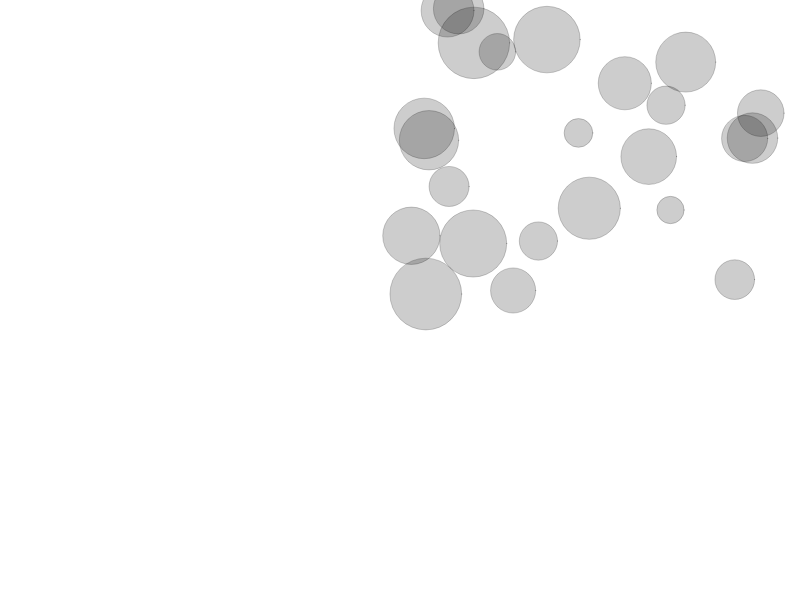
Frame 1 (no input)
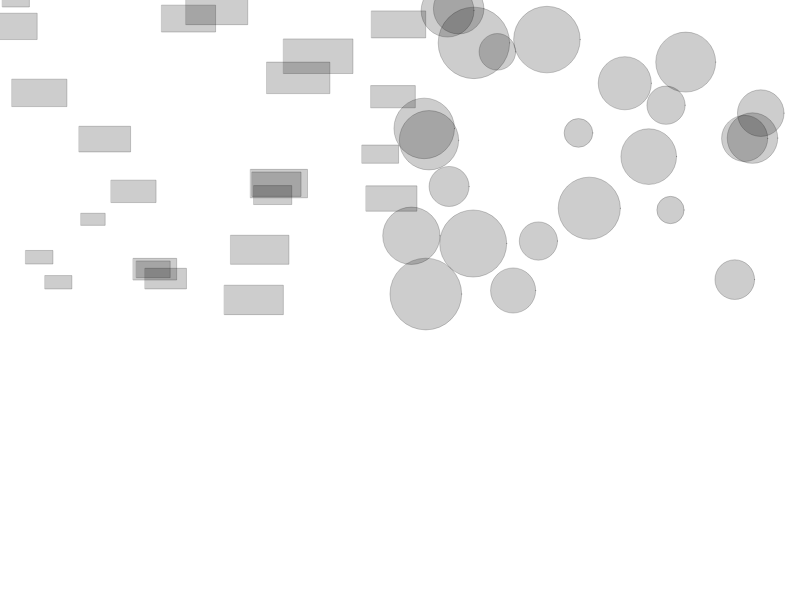
Frame 60 (no input)
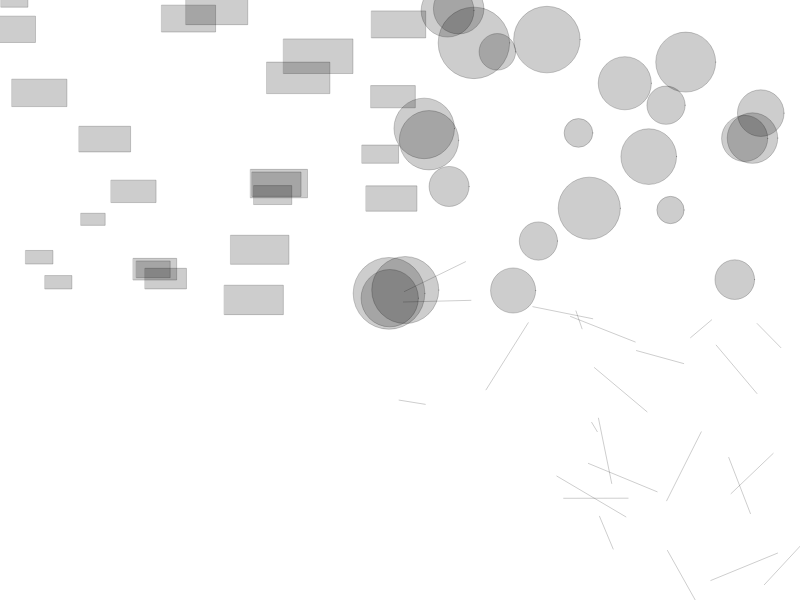
Frame 120 (the mouse pressed at the canvas centre since frame 60)

The p5.js sketch that drew these frames (run headless with seeded random() and noise() and a simulated clock; from frame 60 on, the mouse is pressed at the canvas centre):

// p5.js sketch
// ── sketch.js
// 00:36

var shapes = [];

function setup() {
  createCanvas(displayWidth, displayHeight);
  setTimeout(function() { 
    addShapes(24,width/2,width,0,height/2,'circle'); 
  },0);
  setTimeout(function() { 
    addShapes(24,0,width/2,0,height/2,'rect'); 
  },500);
  setTimeout(function() { 
    addShapes(24,width/2,width,height/2,height,'line');    
  },1000);
  setTimeout(function() { 
    addShapes(24,0,width/2,height/2,height,'curve');    
  },1500);
  setTimeout(function() { 
    addShapes(24,width/2-144,width/2+144,height/2-144,height/2+144,'square');
  },2000);
  setTimeout(function() { 
    addShapes(24,width/2-72,width/2+72,height/2-72,height/2+72,'triangle');
  },2500);
  setTimeout(colorize,3000);
}

function draw() {
  clear();
  for (var i = 0; i < shapes.length; i++) {
    shapes[i].display();
    shapes[i].attract(mouseX,mouseY);
  }
}

// Trigger this from popcorn?
function addShapes(num,minx,maxx,miny,maxy,type) {
  for (var i = 0; i <num; i++) {
    shapes.push(new Shape(random(minx,maxx),random(miny,maxy),type));
  }
}

function colorize() {
  for (var i = 0; i < shapes.length; i++) {
    shapes[i].color = color(random(255),random(255),random(255),100);
  }
}

function Shape(x,y,t) {
  this.x = x || random(width);
  this.y = y || random(height);
  this.w = random(24,72);
  this.h = this.w;
  this.color = color(0,50);
  this.type = t || 'circle';
  if (this.type === 'rect') {
    this.h -= this.h/2;
  } else if (this.type === 'line' || this.type === 'curve') {
    this.x2 = this.x + random(-72,72);
    this.y2 = this.y + random(-72,72);
    // Finalize
    if (this.type === 'curve') {
      // This is silly, need to something else
      this.x3 = (this.x*0.25 + this.x2*0.75) + random(-12,12);
      this.y3 = (this.y*0.25 + this.y2*0.75) + random(-12,12);
      this.x4 = (this.x*0.75 + this.x2*0.25) + random(-12,12);
      this.y4 = (this.y*0.75 + this.y2*0.25) + random(-12,12);
    }
  } 
}

Shape.prototype.display = function() {
  fill(this.color);
  stroke(this.color);
  rectMode(CENTER);
  ellipseMode(CENTER);
  if (this.type === 'rect' || this.type === 'square') {
    rect(this.x,this.y,this.w,this.h);
  } else if (this.type === 'circle') {
    ellipse(this.x,this.y,this.w,this.h);
  } else if (this.type === 'line') {
    line(this.x,this.y,this.x2,this.y2);
  } else if (this.type === 'curve') {
    // Not implemented yet??
    // bezier(this.x,this.y,this.x2,this.y2,this.x3,this.y3,this.x4,this.y4);
    line(this.x,this.y,this.x3,this.y3);
    line(this.x3,this.y3,this.x4,this.y4);
    line(this.x4,this.y4,this.x2,this.y2);
  } else if (this.type === 'triangle') {
    beginShape();
    vertex(this.x,this.y);
    vertex(this.x-this.w/2,this.y+this.h);
    vertex(this.x+this.w/2,this.y+this.h);
    endShape(CLOSE);
  }
}

Shape.prototype.attract = function(x,y) {
  if (dist(x,y,this.x,this.y) < 100) {
    this.x = lerp(this.x,x,0.05);
    this.y = lerp(this.y,y,0.05);
    this.x += random(-5,5);
    this.y += random(-5,5);
  }

}
